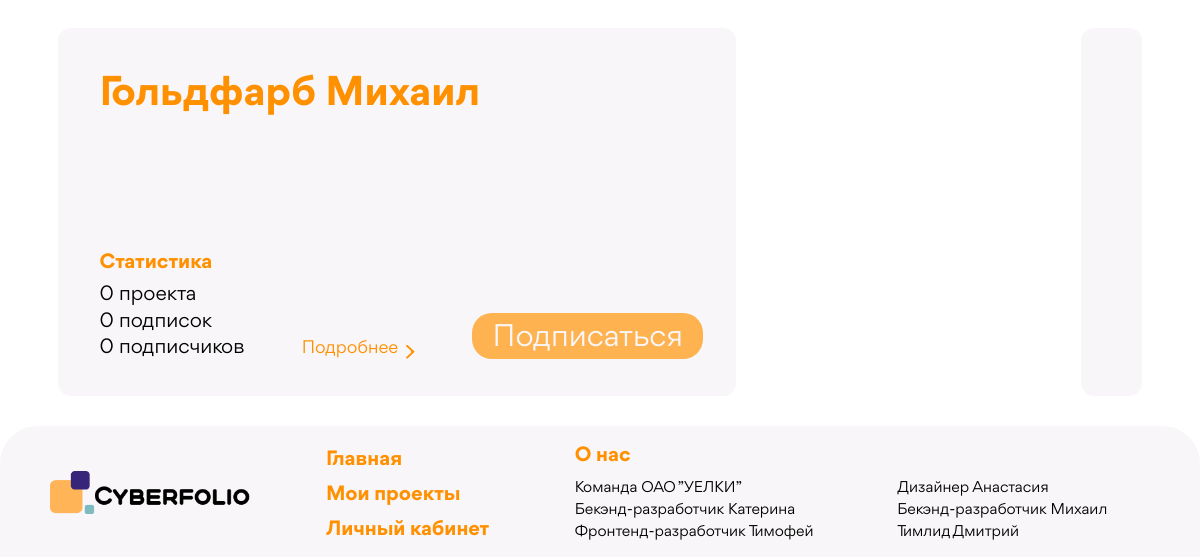
The app's page / (lower part), older data.
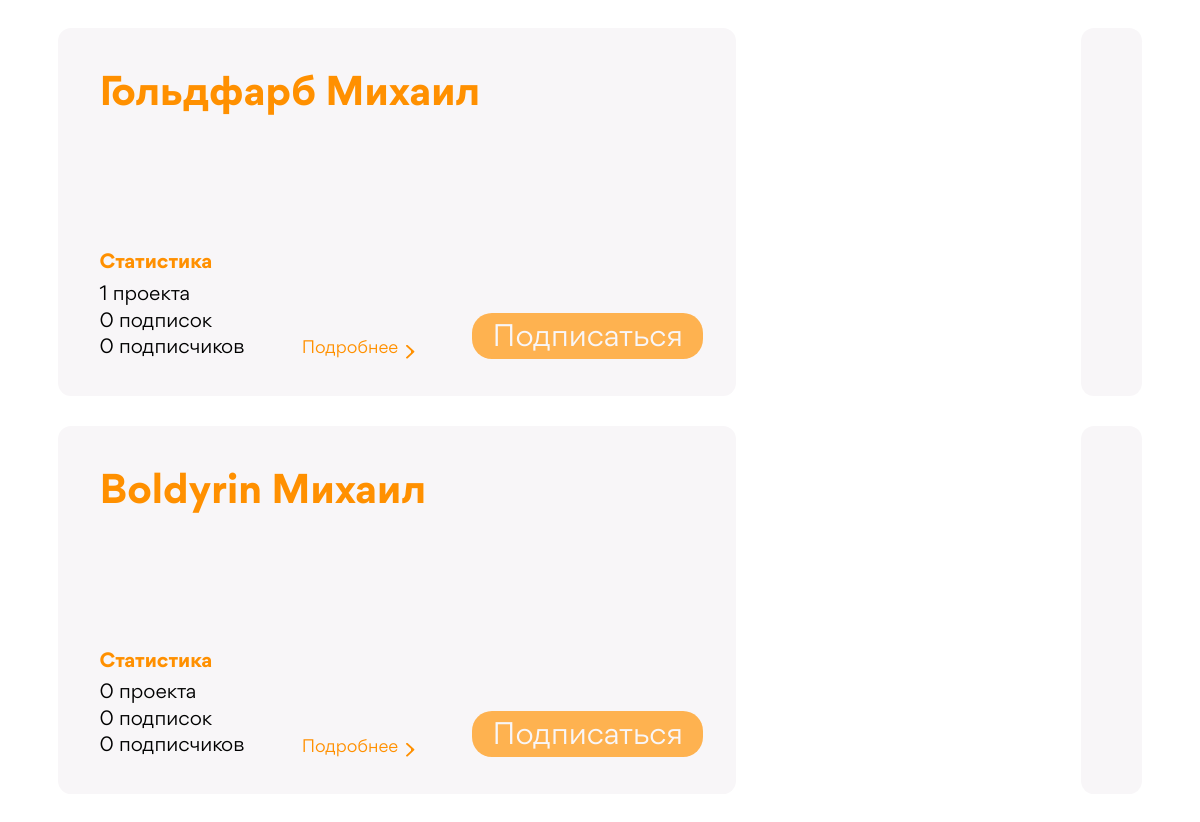
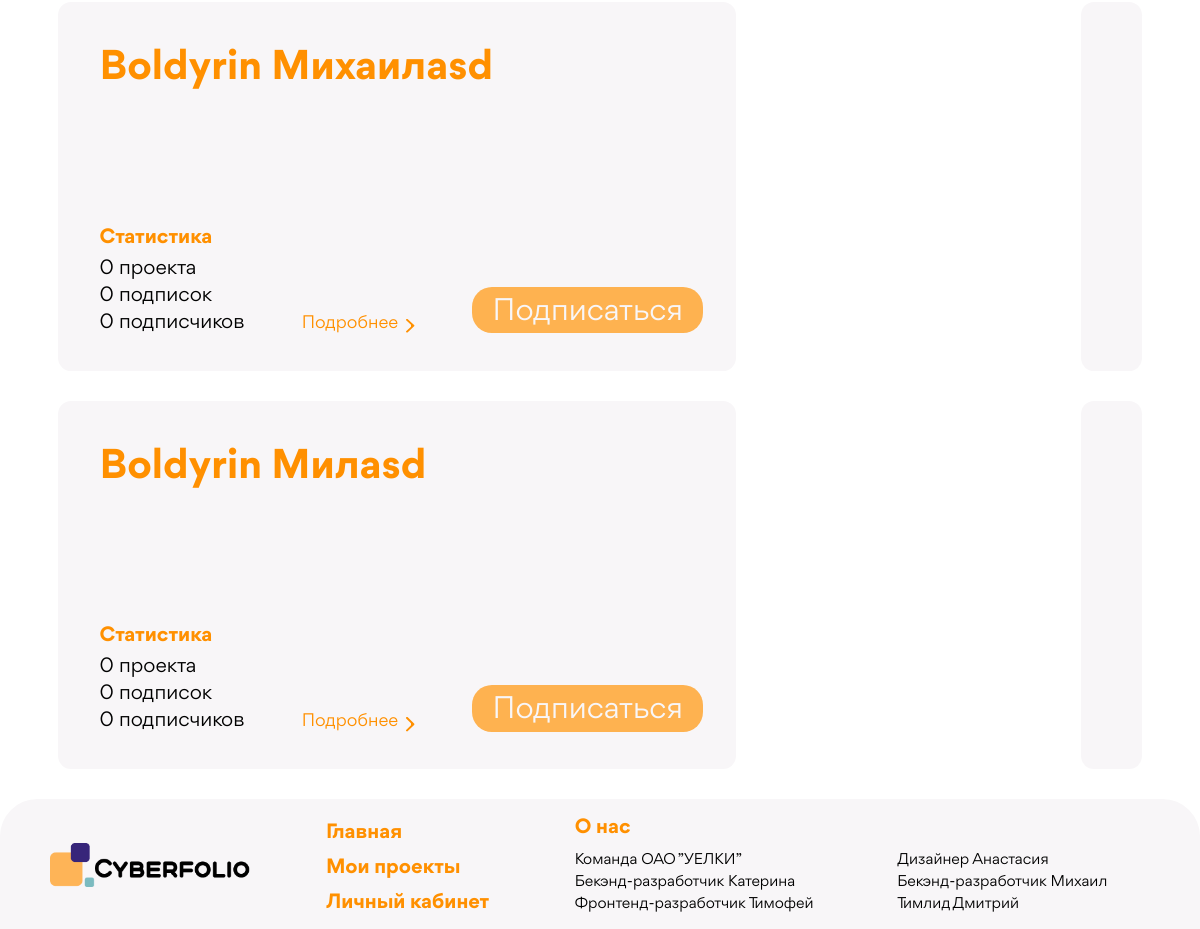
The same page, newer data (2 pictures, top to bottom).
### Accounts/models.py (models this page shows, shortened)
class User(AbstractUser):
    sur_sur_name = models.CharField(max_length=20, verbose_name="Фамилия",blank=True)
    slug = models.SlugField(verbose_name='Слаг', unique=True)
    descriptions = models.TextField(max_length=300, verbose_name='Описание',blank=True)
    email = models.EmailField(verbose_name='Почта',blank=True)
    spec = models.ForeignKey('Specs', db_index=True, on_delete=models.PROTECT, verbose_name="Специализация",blank=True, default=1)
    photo = models.ImageField(upload_to=user_directory_path, blank=True, verbose_name="Фото")
    time_create = models.DateTimeField(auto_now_add=True, verbose_name="Время создания")
    vk_url = models.URLField(max_length=128, blank=True, verbose_name='VK')
    hh_url = models.URLField(max_length=128,blank=True, verbose_name='HH')
    behance_url = models.URLField(max_length=128,blank=True,verbose_name='BH')
    def get_projects(self):
        return Project.objects.all().filter(user_id=self.id)
    def count_projects(self):
        return len(self.get_projects())
    def get_followers(self):
        return Follow.objects.all().filter(follow_to_id=self.id)
    def count_followers(self):
        return len(self.get_followers())
    def get_followings(self):
        return Follow.objects.all().filter(follow_from_id=self.id)
    def count_followings(self):
        return len(self.get_followings())
    def get_short_name(self):
        return '{0} {1}'.format(self.last_name, self.first_name)
    class Meta:
        verbose_name = 'Юзер'
        verbose_name_plural = 'Юзеры'
        ordering = ['id']

### Accounts/views.py (the view)
# urls.py: 2. Add a URL to urlpatterns:  path('', Home.as_view(), name='home')
class Home(ListView):
    paginate_by = 6
    model = User
    template_name = "main_page.html"
    context_object_name = "users"
    def get_context_data(self, *, object_list = None, **kwargs):
        context = super().get_context_data(**kwargs)
        context['title'] = "Главная страница"
        return context

### templates/main_page.html (shortened to what this page needs)
{% extends 'base.html' %}
{% load static %}
{% block css %}
    <link rel="stylesheet" href="{% static 'css/normalize.css' %}">
    <link rel="stylesheet" href="{% static 'css/general_styles.css' %}">
    <link rel="stylesheet" href="{% static 'css/main_page.css' %}">
    <link href = "{% static 'fonts/stylesheet.css' %}" rel = "stylesheet" type = "text/css" />
{% endblock %}
{% block content %}
<div class="users">
{% for u in users %}
    <div class="user-card-container">
            <div class="left-section card-container">
                <div class="user-header">{{ u.get_short_name }}</div>
                <div class="user-statistic-header">Статистика</div>
                <div class="statistic-container">
                    <ul class="statistic-list">
                        <li class="statistic-item">{{ u.count_projects }} проекта</li>
                        <li class="statistic-item">{{ u.count_followers }} подписок</li>
                        <li class="statistic-item">{{ u.count_followings }} подписчиков</li>
                    </ul>
                    <a href="{% url 'profile' slug=u.slug %}" class="project-link">
                        <h5 class="abour-project">Подробнее</h5>
                        <img class="abour-project-icon" src="{% static 'images/about-project-icon.svg' %}">
                    </a>
                    {% if not is_your_profile %}
                    <div class="second-colum">
                        <button class="usual-button submit-button subscribe" data-subscribe="no">Подписаться</button>
                    </div>
                    {% endif %}
                </div>
            </div>
            <div class="right-section card-container">
            </div>
        </div>
{% endfor %}
</div>
{% endblock %}

Row changes from the older to the newer data that the page shows:
computed for User "Гольдфарб Михаил": count_projects "0" → "1"
added User: get_short_name "Boldyrin Михаил", count_projects "0", count_followers "0", count_followings "0"
added User: get_short_name "Boldyrin Михаилasd", count_projects "0", count_followers "0", count_followings "0"
added User: get_short_name "Boldyrin Милasd", count_projects "0", count_followers "0", count_followings "0"
